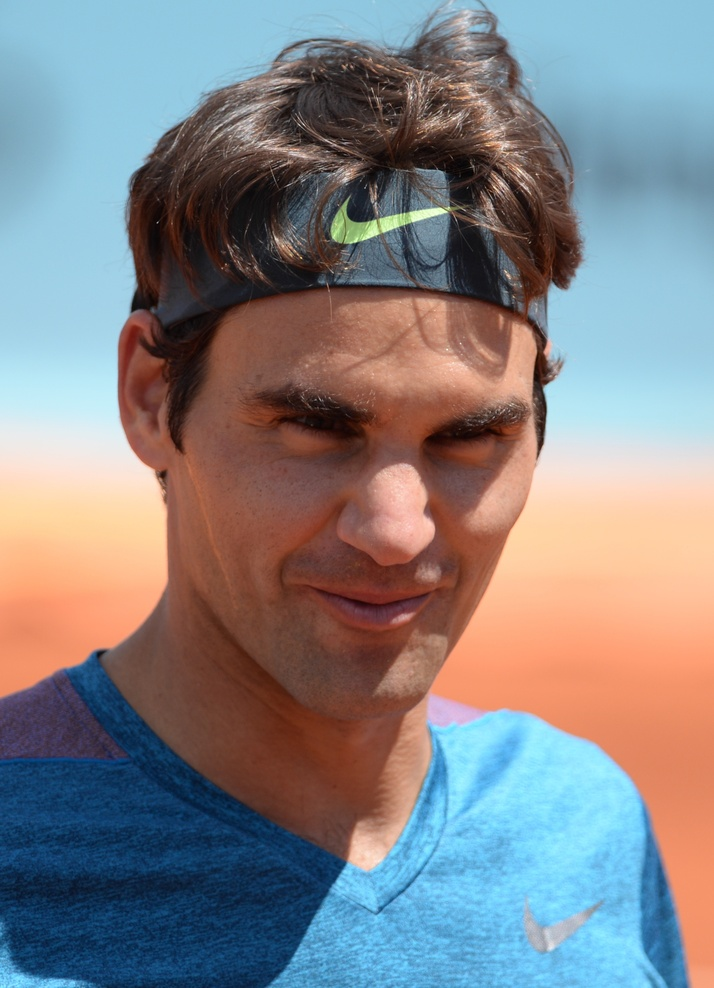
#> input picture CV/Week 4/roger.jpg, 714 x 988 px, shrunk from 2062 x 2854 before the run
$ python q6-Box-vs-Gaussian.py
#> lines starting #> are read from the running program, lines starting #| are printed output that depends on the picture
### CV/Week 4/utils.py
import cv2 as cv
import matplotlib.pyplot as plt

def _parse_image_title_pairs(L):
    """Extract (image, title) pairs from flattened list L."""
    pairs = []

    for item in L:
        if type(item) == str:
            pairs[-1][-1] = item
        else:
            pairs.append([item, ''])

    return pairs


def plot_images(*args):
    """
    Plot images side-by-side using matplotlib.

    Parameters:
        *args: images and titles

    Example usage:
    >>> plot_images(image1, "title 1", image2, image3, image4, "title 4")
    """
    pairs = _parse_image_title_pairs(args)

    fig, axes = plt.subplots(ncols=len(pairs))

    for i, (image, title) in enumerate(pairs):
        ax = axes[i] if len(pairs) > 1 else axes
        ax.axis('off')

        ax.imshow(image, cmap='grey')
        ax.set_title(title)

    plt.show()


# [5 lines left out: function display_image, not called in this run]


### CV/Week 4/q6-Box-vs-Gaussian.py
import cv2 as cv
import numpy as np
from utils import plot_images

image = cv.imread("roger.jpg", 0)
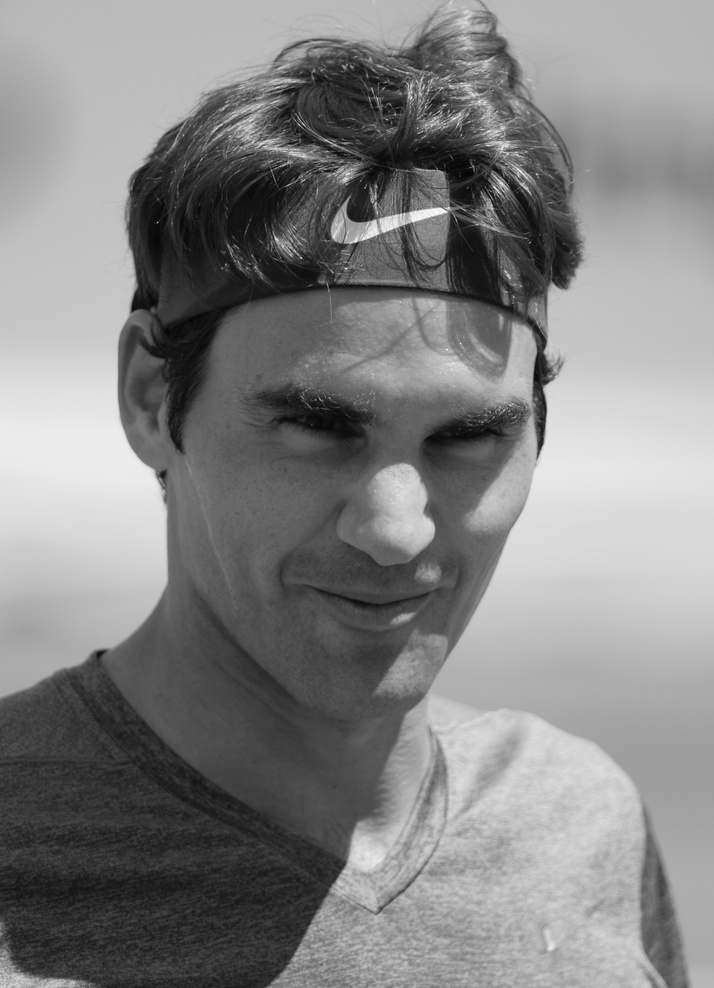
#> image: shape (988, 714); min 1, max 255, mean 131.7

box_filtered = cv.blur(image, (51, 51))
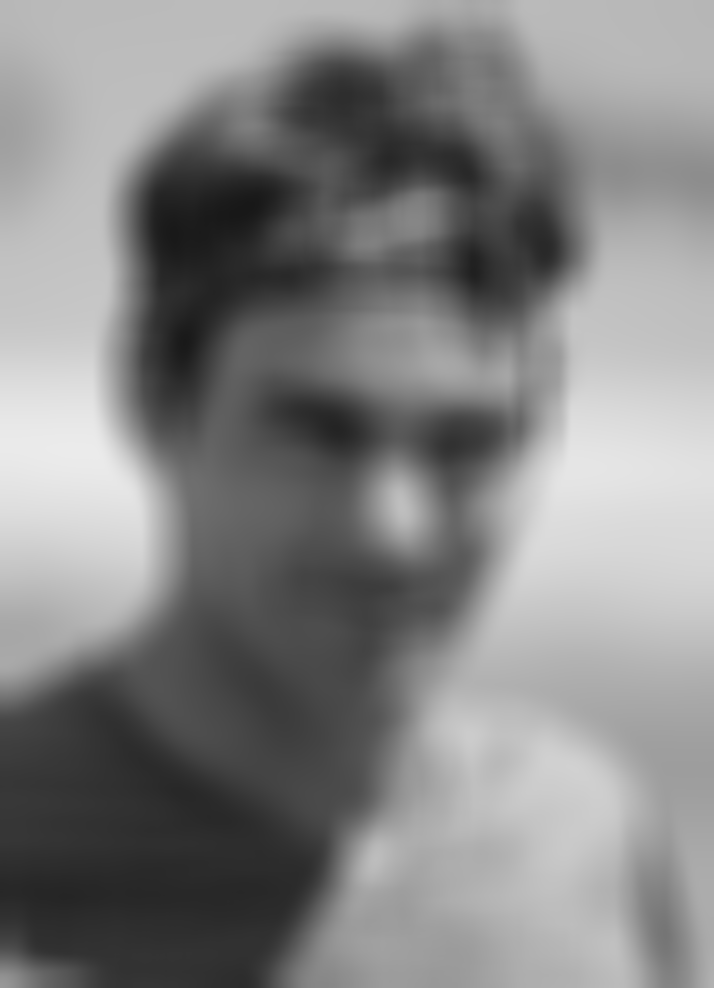
#> box_filtered: shape (988, 714); min 24, max 235, mean 131.6
gaussian = cv.GaussianBlur(image, (51, 51), 0)
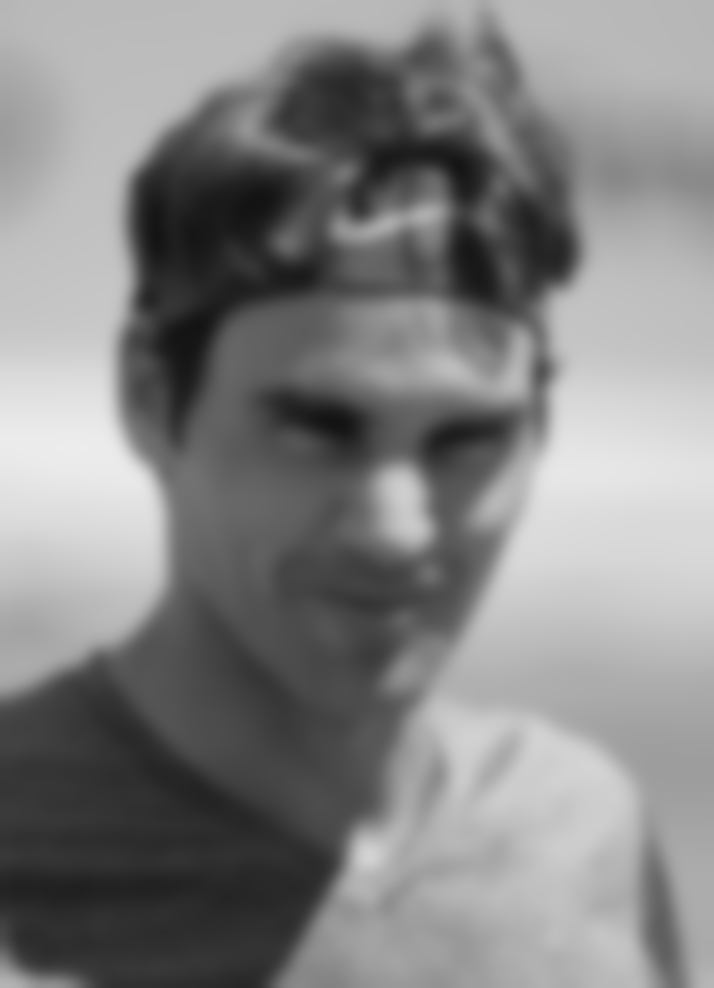
#> gaussian: shape (988, 714); min 18, max 236, mean 131.7

plot_images(image, 'original', box_filtered, 'box filtered', gaussian, 'gaussian')
#> in plot_images, `plt.show()`:
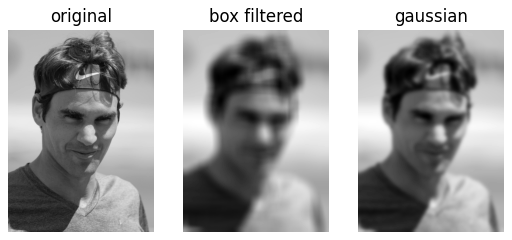
#> figure drawn by matplotlib, 3 panels
